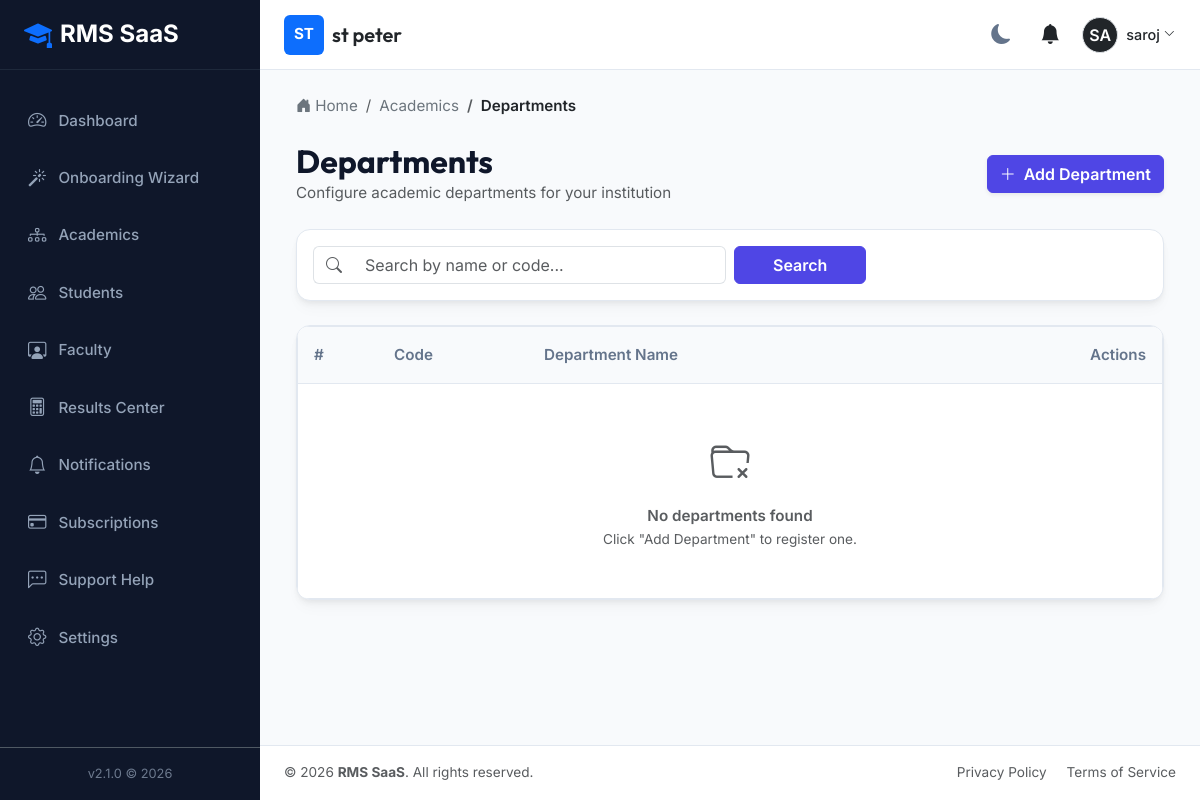
Page /academic/departments/ (signed in) on the committed database.
### tenants/models.py (models this page shows, shortened)
class Institution(models.Model):
    name = models.CharField(max_length=255)
    slug = models.SlugField(max_length=255, unique=True)
    contact_email = models.EmailField()
    contact_phone = models.CharField(max_length=20, blank=True, null=True)
    address = models.TextField(blank=True, null=True)
    logo = models.ImageField(upload_to='institution_logos/', blank=True, null=True)
    is_active = models.BooleanField(default=True)
    created_at = models.DateTimeField(auto_now_add=True)
    updated_at = models.DateTimeField(auto_now=True)

### accounts/models.py (models this page shows, shortened)
class User(AbstractUser):
    class Role(models.TextChoices):
        SUPER_ADMIN = 'SUPER_ADMIN', 'Super Admin'
        INSTITUTION_OWNER = 'INSTITUTION_OWNER', 'Institution Owner'
        INSTITUTION_ADMIN = 'INSTITUTION_ADMIN', 'Institution Admin'
        EXAM_CONTROLLER = 'EXAM_CONTROLLER', 'Examination Controller'
        HOD = 'HOD', 'Head of Department'
        FACULTY = 'FACULTY', 'Faculty'
        STUDENT = 'STUDENT', 'Student'
    role = models.CharField(max_length=30, choices=Role.choices, default=Role.STUDENT)
    institution = models.ForeignKey(
        'tenants.Institution',
        on_delete=models.SET_NULL,
        null=True,
        blank=True,
        related_name='users'
    )
    phone = models.CharField(max_length=20, blank=True, null=True)
    profile_picture = models.ImageField(upload_to='profile_pics/', blank=True, null=True)
    created_at = models.DateTimeField(auto_now_add=True)
    updated_at = models.DateTimeField(auto_now=True)
    @property
    def is_super_admin(self):
        return self.role == self.Role.SUPER_ADMIN or self.is_superuser
    @property
    def is_institution_admin(self):
        return self.role in [self.Role.INSTITUTION_OWNER, self.Role.INSTITUTION_ADMIN]

### academics/views.py (the view)
# urls.py: path('academic/departments/', views.department_list, name='department_list'),
@login_required
def department_list(request):
    inst = request.user.institution
    depts = Department.objects.filter(institution=inst)
    q = request.GET.get('q', '')
    if q:
        depts = depts.filter(name__icontains=q) | depts.filter(code__icontains=q)
    return render(request, 'academics/department_list.html', {
        'departments': depts,
        'q': q,
        'breadcrumbs': [{'name': 'Academics', 'url': '#'}, {'name': 'Departments', 'url': '#'}]
    })

### notifications/context_processors.py (called while the page is built)
def unread_notifications(request):
    if request.user.is_authenticated:
        unread_notifications = Notification.objects.filter(user=request.user, is_read=False).order_by('-created_at')
        return {
            'unread_notifications': unread_notifications,
            'unread_notifications_list': unread_notifications,
            'unread_notifications_count': unread_notifications.count()
        }
    return {}

### tenants/context_processors.py (called while the page is built)
def institution_context(request):
    context = {
        'current_institution': None,
        'institution_settings': None
    }
    if request.user.is_authenticated and not request.user.is_super_admin:
        if request.user.institution:
            context['current_institution'] = request.user.institution
            try:
                context['institution_settings'] = request.user.institution.settings
            except Exception:
                context['institution_settings'] = None
    return context

### templates/academics/department_list.html (shortened to what this page needs)
{% extends "base.html" %}
{% block content %}
<div class="d-flex justify-content-between align-items-center mb-4">
    <div>
        <h2 class="font-heading fw-bold m-0">Departments</h2>
        <p class="text-muted m-0">Configure academic departments for your institution</p>
    </div>
    {% if user.is_institution_admin %}
    <a href="{% url 'department_add' %}" class="btn btn-primary fw-semibold shadow-sm">
        <i class="bi bi-plus-lg me-1"></i> Add Department
    </a>
    {% endif %}
</div>
<div class="rms-card p-3 mb-4">
    <form method="GET" class="row g-2">
        <div class="col-md-6">
            <div class="input-group">
                <span class="input-group-text bg-transparent border-end-0"><i class="bi bi-search text-muted"></i></span>
                <input type="text" name="q" class="form-control border-start-0" placeholder="Search by name or code..." value="{{ q }}">
            </div>
        </div>
        <div class="col-md-2">
            <button type="submit" class="btn btn-primary w-100 fw-semibold">Search</button>
        </div>
    </form>
</div>
<div class="rms-card p-0 overflow-hidden">
    <div class="rms-table-responsive">
        <table class="table rms-table">
            <thead>
                <tr>
                    <th style="width: 80px;">#</th>
                    <th style="width: 150px;">Code</th>
                    <th>Department Name</th>
                    {% if user.is_institution_admin %}
                    <th style="width: 150px; text-align: right;">Actions</th>
                    {% endif %}
                </tr>
            </thead>
            <tbody>
                {% for dept in departments %}
                <tr>
                    <td>{{ forloop.counter }}</td>
                    <td><span class="badge bg-primary bg-opacity-10 text-primary fs-7 px-2.5 py-1.5">{{ dept.code }}</span></td>
                    <td class="fw-medium">{{ dept.name }}</td>
                    {% if user.is_institution_admin %}
                    <td style="text-align: right;">
                        <a href="{% url 'department_edit' dept.id %}" class="btn btn-outline-secondary btn-sm me-1"><i class="bi bi-pencil"></i> Edit</a>
                    </td>
                    {% endif %}
                </tr>
                {% empty %}
                <tr>
                    <td colspan="4" class="text-center py-5 text-muted">
                        <i class="bi bi-folder-x fs-1 mb-2 d-block text-opacity-50"></i>
                        <p class="m-0 fw-semibold">No departments found</p>
                        <p class="m-0 text-muted" style="font-size: 0.85rem;">Click "Add Department" to register one.</p>
                    </td>
                </tr>
                {% endfor %}
            </tbody>
        </table>
    </div>
</div>
{% endblock %}

### templates/partials/navbar.html (shortened to what this page needs)
<nav class="app-navbar no-print">
    <div class="d-flex align-items-center">
        {% if current_institution %}
            <div class="d-flex align-items-center">
                {% if current_institution.logo %}
                    <img src="{{ current_institution.logo.url }}" alt="{{ current_institution.name }} Logo" height="40" class="me-2 rounded">
                {% else %}
                    <div class="bg-primary text-white d-flex align-items-center justify-content-center rounded me-2" style="width: 40px; height: 40px; font-weight: bold;">
                        {{ current_institution.name|slice:":2"|upper }}
                    </div>
                {% endif %}
                <div>
                    <h5 class="m-0 text-dark font-heading">{{ current_institution.name }}</h5>
                </div>
            </div>
        {% else %}
            <h5 class="m-0 text-dark font-heading">RMS SaaS Platform</h5>
        {% endif %}
    </div>
    <div class="d-flex align-items-center gap-3">
        <button class="theme-toggle-btn" id="theme-toggle" title="Toggle Theme">
            <i class="bi bi-moon-fill"></i>
        </button>
        <div class="dropdown">
            <button class="btn btn-link position-relative text-dark p-1" type="button" id="notificationDropdown" data-bs-toggle="dropdown" aria-expanded="false">
                <i class="bi bi-bell-fill fs-5"></i>
            </button>
        </div>
        <div class="dropdown">
            <button class="btn btn-link d-flex align-items-center text-decoration-none p-0 text-dark" type="button" id="userProfileDropdown" data-bs-toggle="dropdown" aria-expanded="false">
                {% if user.profile_picture %}
                    <img src="{{ user.profile_picture.url }}" alt="{{ user.username }}" width="36" height="36" class="rounded-circle border">
                {% else %}
                    <div class="bg-dark text-white rounded-circle d-flex align-items-center justify-content-center border" style="width: 36px; height: 36px; font-weight: 600;">
                        {{ user.username|slice:":2"|upper }}
                    </div>
                {% endif %}
                <span class="ms-2 d-none d-md-inline" style="font-size: 0.9rem; font-weight: 500;">{{ user.get_full_name|default:user.username }}</span>
                <i class="bi bi-chevron-down ms-1" style="font-size: 0.7rem;"></i>
            </button>
        </div>
    </div>
</nav>

### static/css/styles.css (style rules this page uses)
:root { --bg-primary: #f8fafc; --bg-secondary: #ffffff; --text-primary: #0f172a; --text-secondary: #64748b; --border-color: #e2e8f0; --card-shadow: 0 4px 6px -1px rgba(0, 0, 0, 0.05), 0 2px 4px -1px rgba(0, 0, 0, 0.02), 0 10px 15px -3px rgba(0, 0, 0, 0.03); --sidebar-bg: #0f172a; --sidebar-text: #94a3b8; --sidebar-active-bg: #1e293b; --sidebar-active-text: #ffffff; --primary: #4f46e5; --primary-hover: #4338ca; --success: #10b981; --warning: #f59e0b; --danger: #ef4444; --info: #06b6d4; --font-heading: 'Outfit', sans-serif; --font-body: 'Inter', sans-serif; --radius-lg: 14px; --radius-md: 10px; --transition-fast: 0.2s ease; }
body { background-color: var(--bg-primary); color: var(--text-primary); font-family: var(--font-body); font-size: 0.95rem; line-height: 1.6; transition: background-color var(--transition-fast), color var(--transition-fast); }
h1, h2, h3, h4, h5, h6 { font-family: var(--font-heading); font-weight: 600; }
.app-navbar { background-color: var(--bg-secondary); border-bottom: 1px solid var(--border-color); height: 70px; padding: 0 1.5rem; display: flex; align-items: center; justify-content: space-between; }
.rms-card { background-color: var(--bg-secondary); border: 1px solid var(--border-color); border-radius: var(--radius-lg); box-shadow: var(--card-shadow); padding: 1.5rem; margin-bottom: 1.5rem; transition: transform var(--transition-fast), box-shadow var(--transition-fast); }
.rms-table-responsive { border: 1px solid var(--border-color); border-radius: var(--radius-md); background-color: var(--bg-secondary); overflow: hidden; }
.rms-table { margin: 0; }
.rms-table th { background-color: var(--bg-primary); color: var(--text-secondary); font-weight: 600; border-bottom: 1px solid var(--border-color); padding: 1rem; }
.rms-table td { padding: 1rem; vertical-align: middle; border-bottom: 1px solid var(--border-color); color: var(--text-primary); }
.rms-table tr:last-child td { border-bottom: none; }
.btn-primary { background-color: var(--primary); border-color: var(--primary); }
.theme-toggle-btn { cursor: pointer; background: none; border: none; color: var(--text-secondary); font-size: 1.25rem; padding: 0.5rem; border-radius: 50%; display: flex; align-items: center; justify-content: center; transition: all var(--transition-fast); }

### rows in the picture
Institution: name "ST", name "st peter"
User: username "SA", get_full_name "saroj"

### other values in the picture
{{ crumb.name }} "Academics"
{{ crumb.name }} "Departments"
